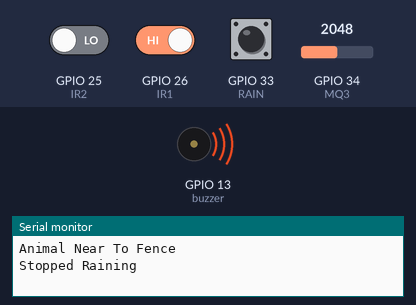
The sketch below on a simulated ESP32. Shown: buzzer (waves = sounding, pin HIGH), the last lines printed to the serial monitor. Inputs (shaded band) come from the test bench; at power-on: GPIO 25 (IR2) LOW, GPIO 26 (IR1) HIGH, GPIO 33 (RAIN) HIGH, GPIO 34 (MQ3) = 2048. WiFi joins after 1.5 s; servers stay silent unless stated.

Above: at 3.0 s.
3.1 s: GPIO 25 (IR2) driven HIGH
At 3.9 s:
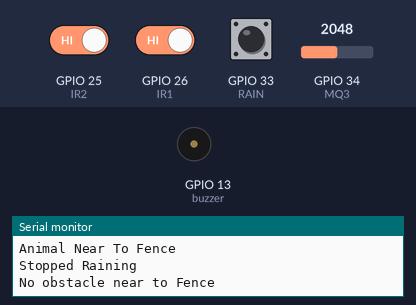
13.3 s: GPIO 25 (IR2) driven LOW
At 14.7 s:
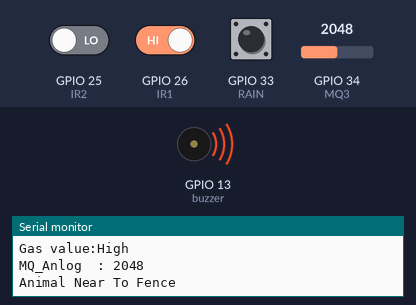
Timing chart, 0 to 16.3 s (numbered marks = the images above; inputs shaded):
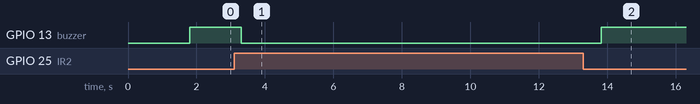

The sketch:

Forest-Management-System.ino
```cpp
#define BLYNK_PRINT Serial

#define BLYNK_TEMPLATE_ID "TMPL3_PcxLGI3"
#define BLYNK_TEMPLATE_NAME "Forest Monitoring System"
#define BLYNK_AUTH_TOKEN "ENTER_YOUR_TOKEN"

#include <WiFi.h>
#include<WiFiClient.h>
#include <BlynkSimpleEsp32.h>
#include <Wire.h>

#define buzzer 13
#define MQ3 34
#define IR1 26
#define IR2 25
#define RAIN 33

int Gas_Level =0;
int Rain_Level =0;


BlynkTimer timer;

void sendSensor(){

 Gas_Level  = analogRead(MQ3);


if (Gas_Level <= 250) {
      Serial.println("Gas value:Normal");

      }else if (Gas_Level > 300) {

      Blynk.logEvent("gas_alert");
      Serial.println("Gas value:High  ");
    }

  Blynk.virtualWrite(V0,Gas_Level);

  Serial.print("MQ_Anlog  : ");
  Serial.println(Gas_Level);

}

char auth[] = BLYNK_AUTH_TOKEN;
char ssid[] = "test";  // type your wifi name
char pass[] = "12344567";  // type your wifi password

void setup() {
  Serial.begin(115200);
  Blynk.begin(auth, ssid, pass);
  pinMode(buzzer, OUTPUT);
  pinMode(MQ3, INPUT);
  pinMode(IR1, INPUT);
  pinMode(IR2, INPUT);
  pinMode(RAIN,INPUT);

  //digitalWrite(pump,HIGH);
  timer.setInterval(2000L, sendSensor);
}

void loop() {
  Blynk.run();
  timer.run();

  int sensor1 = digitalRead(IR1);
  int sensor2 = digitalRead(IR2);
  int Rain_level = digitalRead(RAIN);

 if (sensor1 == 0 || sensor2 ==0){
  digitalWrite(buzzer, HIGH);
  Blynk.virtualWrite(V1,1);
  delay(500);
  Serial.println("Animal Near To Fence");
  delay(500);
 }

 if (sensor1 == 1 && sensor2 ==1){
  digitalWrite(buzzer, LOW);
  delay(500);
  Blynk.virtualWrite(V1,0);
  Serial.println("No obstacle near to Fence");
  delay(500);
 }
 if (Rain_level == 0 ){

  Serial.println("Raining");
  Blynk.virtualWrite(V2,1);
  delay(500);
 }

 if (Rain_level == 1){
  Serial.println("Stopped Raining");
  Blynk.virtualWrite(V2,0);
  delay(500);
 }
}
```

Measured:
- after the input at 3.1 s, GPIO 13 (buzzer): HIGH → LOW after 0.21 s
- after the input at 13.3 s, GPIO 13 (buzzer): LOW → HIGH after 0.52 s
